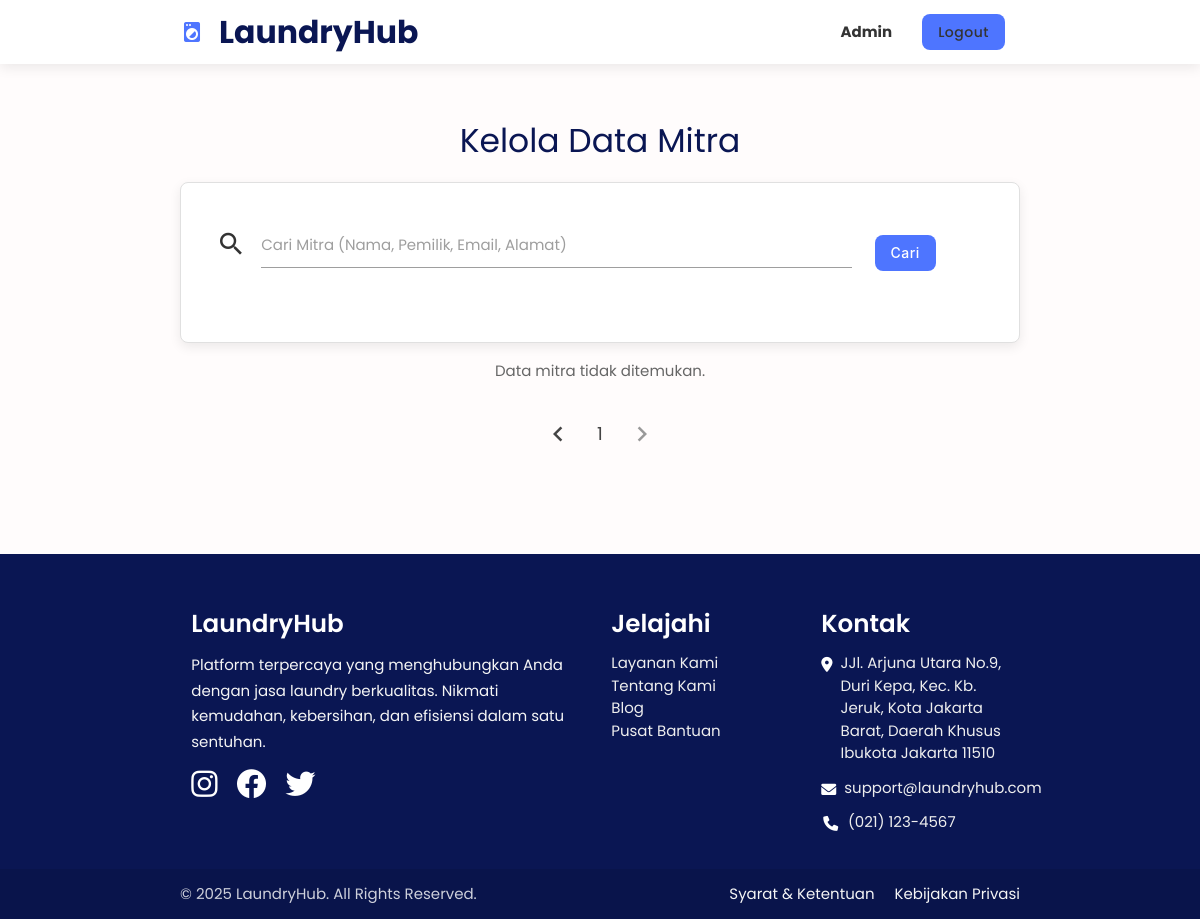
The app's page /list-mitra.php?page=2 (signed in), older data.
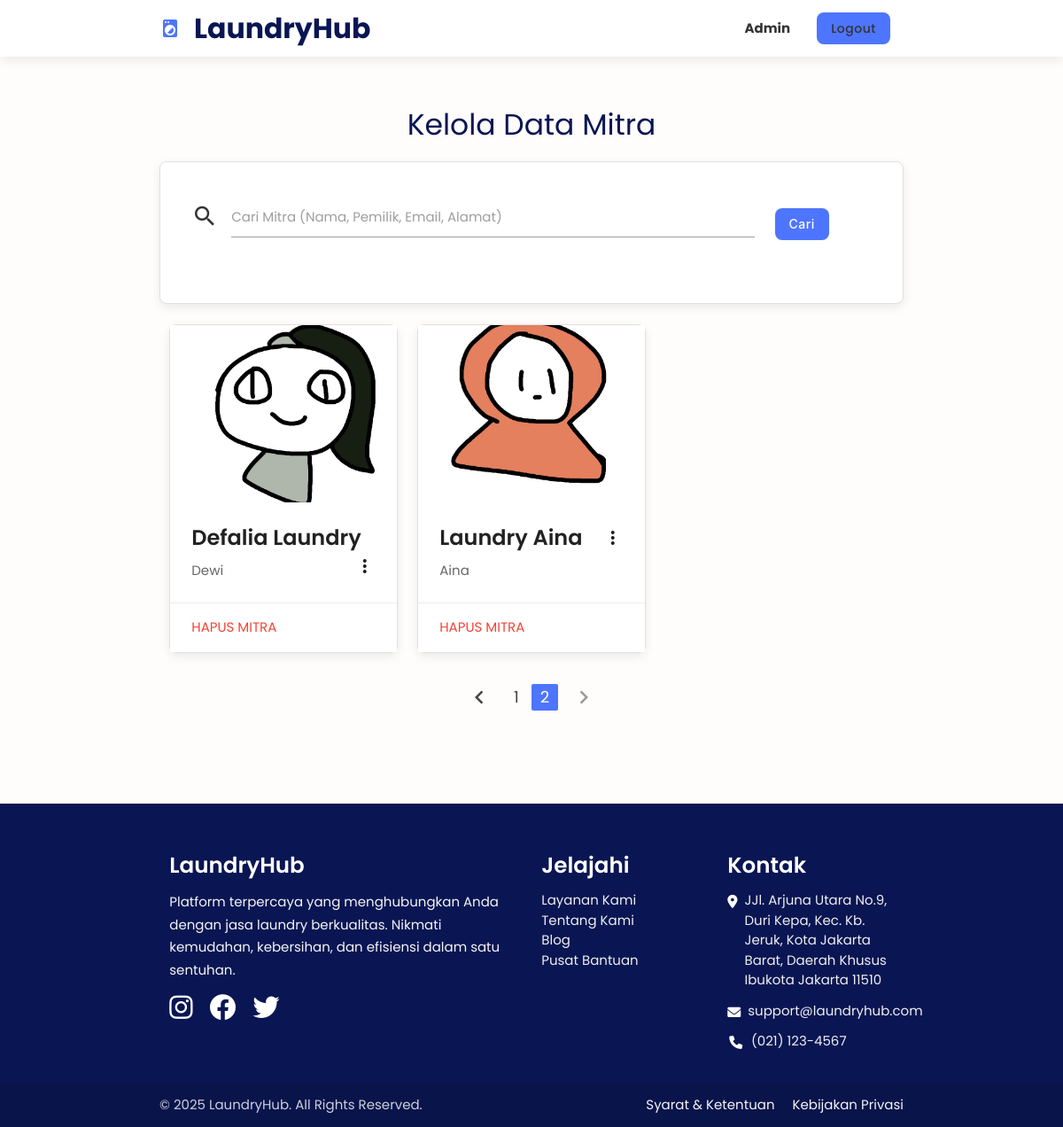
The same page, newer data.
### tables this page shows
CREATE TABLE `mitra` (
  `id_mitra` int(11) NOT NULL,
  `nama_laundry` varchar(50) DEFAULT NULL,
  `nama_pemilik` varchar(50) DEFAULT NULL,
  `telp` varchar(15) DEFAULT NULL,
  `email` varchar(50) DEFAULT NULL,
  `alamat` varchar(255) DEFAULT NULL,
  `latitude` decimal(10,8) DEFAULT NULL,
  `longitude` decimal(11,8) DEFAULT NULL,
  `foto` text NOT NULL,
  `password` varchar(255) DEFAULT NULL
);

### list-mitra.php (the view, shortened to what this page needs)
<?php
include 'connect-db.php';
$jumlahDataPerHalaman = 6;
$keyword = $_POST['keyword'] ?? '';
$count_query_str = "SELECT COUNT(*) as total FROM mitra";
$totalDataQuery = mysqli_query($connect, $count_query_str);
$jumlahData = mysqli_fetch_assoc($totalDataQuery)['total'];
$jumlahHalaman = ceil($jumlahData / $jumlahDataPerHalaman);
$halamanAktif = $_GET["page"] ?? 1;
$awalData = ($jumlahDataPerHalaman * $halamanAktif) - $jumlahDataPerHalaman;
$query_str = "SELECT * FROM mitra";
$query_str .= " ORDER BY id_mitra DESC LIMIT $awalData, $jumlahDataPerHalaman";
$mitra_list = mysqli_query($connect, $query_str);
?>
<!DOCTYPE html>
<html lang="en">
<head>
</head>
<body>
<?php include 'header.php'; ?>
<main class="main-content">
    <div class="container">
        <h3 class="header light center">Kelola Data Mitra</h3>
        <div class="card-panel">
            <form class="row valign-wrapper" action="" method="post">
                <div class="input-field col s10">
                    <i class="material-icons prefix">search</i>
                    <input type="text" id="keyword" name="keyword" value="<?= htmlspecialchars($keyword) ?>">
                    <label for="keyword">Cari Mitra (Nama, Pemilik, Email, Alamat)</label>
                </div>
                <div class="col s2">
                    <button type="submit" class="btn waves-effect waves-light">Cari</button>
                </div>
            </form>
        </div>
        <div class="row">
            <?php if(mysqli_num_rows($mitra_list) > 0): foreach ($mitra_list as $dataMitra) : ?>
                <div class="col s12 m6 l4">
                    <div class="card">
                        <div class="card-image">
                            <img src="img/mitra/<?= htmlspecialchars($dataMitra['foto']) ?>" style="height: 200px; object-fit: cover;">
                        </div>
                        <div class="card-content">
                            <span class="card-title activator grey-text text-darken-4"><?= htmlspecialchars($dataMitra['nama_laundry']) ?><i class="material-icons right">more_vert</i></span>
                            <p><?= htmlspecialchars($dataMitra['nama_pemilik']) ?></p>
                        </div>
                        <div class="card-action">
                            <a href="list-mitra.php?hapus=<?= $dataMitra['id_mitra'] ?>" onclick="return confirm('Apakah Anda yakin ingin menghapus data mitra ini?')" class="red-text">Hapus Mitra</a>
                        </div>
                    </div>
                </div>
            <?php endforeach; else: ?>
                <p class="center light">Data mitra tidak ditemukan.</p>
            <?php endif; ?>
        </div>
        <ul class="pagination center">
            <?php if ($halamanAktif > 1): ?>
                <li class="waves-effect"><a href="?page=<?= $halamanAktif - 1 ?>"><i class="material-icons">chevron_left</i></a></li>
            <?php else: ?>
                <li class="disabled"><a href="#!"><i class="material-icons">chevron_left</i></a></li>
            <?php endif; ?>
            <?php for ($i = 1; $i <= $jumlahHalaman; $i++): ?>
                <li class="<?= ($i == $halamanAktif) ? 'active' : 'waves-effect' ?>" style="<?= ($i == $halamanAktif) ? 'background-color: var(--primary-blue);' : '' ?>">
                    <a href="?page=<?= $i ?>"><?= $i ?></a>
                </li>
            <?php endfor; ?>
            <?php if ($halamanAktif < $jumlahHalaman): ?>
                <li class="waves-effect"><a href="?page=<?= $halamanAktif + 1 ?>"><i class="material-icons">chevron_right</i></a></li>
            <?php else: ?>
                <li class="disabled"><a href="#!"><i class="material-icons">chevron_right</i></a></li>
            <?php endif; ?>
        </ul>
    </div>
</main>
<?php include "footer.php"; ?>
</body>
</html>

Row changes from the older to the newer data that the page shows:
now on this page (row unchanged): mitra: foto (picture), nama_laundry "Defalia Laundry", nama_pemilik "Dewi"
now on this page (row edited): mitra: foto (picture), nama_laundry "Laundry Aina", nama_pemilik "Aina"
Text that changed along with them:
new list line: "2"
text no longer shown: "Data mitra tidak ditemukan."
